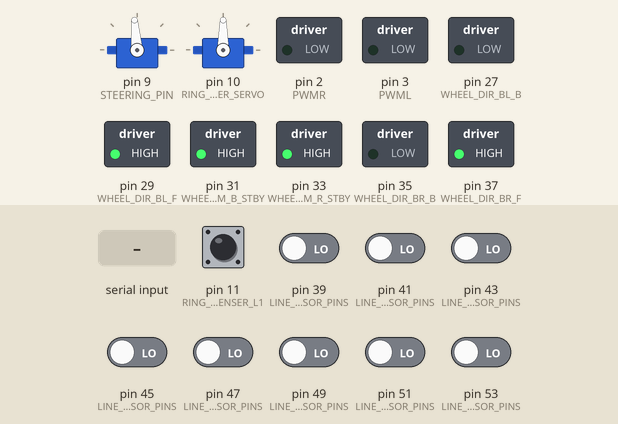
Simulated run of this sketch. Board: Arduino Mega 2560, built with avr-gcc and run on an emulated ATmega2560. Parts: 2 × servo, switched loads named in the sketch (green lamp = pin HIGH). Inputs (shaded band) come from the test bench; at power-on: pin 11 (RING_DISPENSER_L1) HIGH, pin 39 (LINE_SENSOR_PINS), pin 41 (LINE_SENSOR_PINS), pin 43 (LINE_SENSOR_PINS), pin 45 (LINE_SENSOR_PINS), pin 47 (LINE_SENSOR_PINS), pin 49 (LINE_SENSOR_PINS), pin 51 (LINE_SENSOR_PINS), pin 53 (LINE_SENSOR_PINS) LOW.

Above: at 1.2 s.
1.3 s: "90,45\n" received over the second serial link
At 2.0 s:
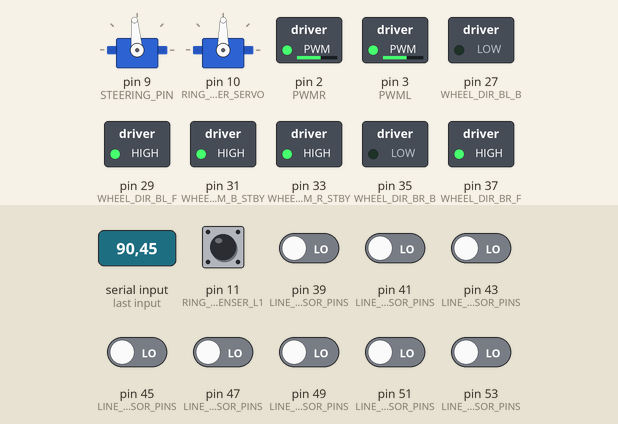
2.8 s: "30,150\n" received over the second serial link
At 3.5 s:
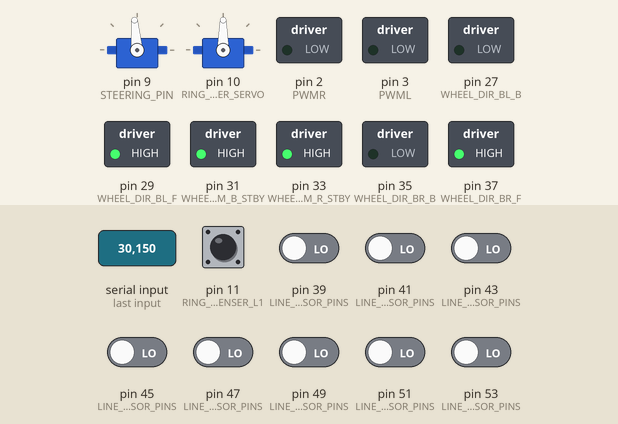
4.3 s: "90\n" received over the second serial link
5.8 s: "5\n" received over the second serial link
At 6.4 s:
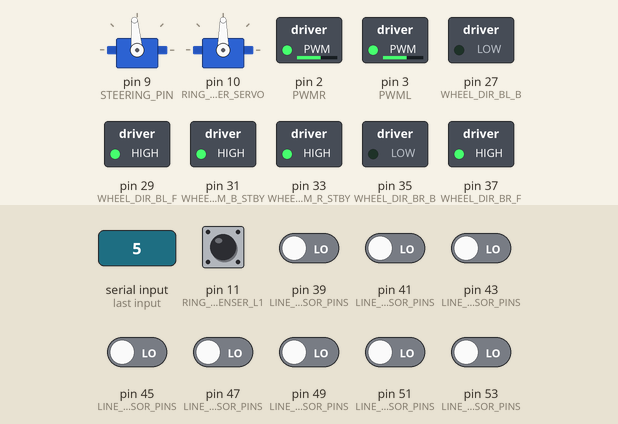
7.3 s: "0\n" received over the second serial link
At 7.9 s:
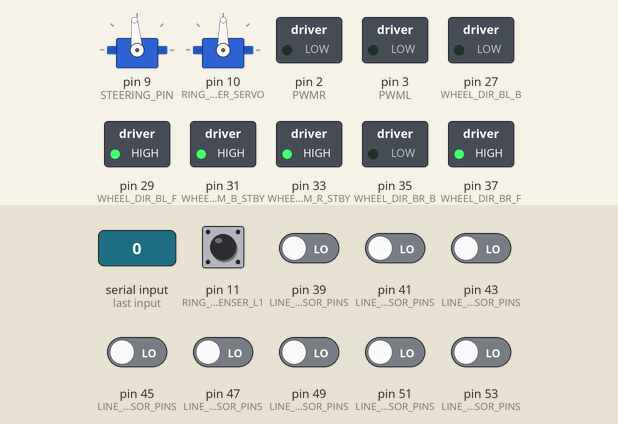
Timing chart, 0 to 9.8 s (numbered marks = the images above; inputs shaded):
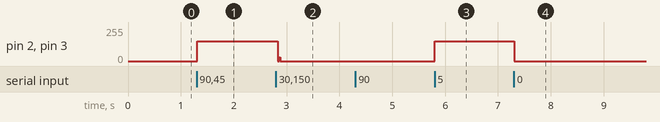

The sketch:

robot_new.ino
```cpp
#include <Servo.h>
//#include <Scheduler.h>
#include "LineSensor.h"
#include "steering.h"
#include "constants.h"
using namespace steering;

#define prt Serial1

//the array is the pins L3, L2 ... R2, R3
LineSensor lineSensor(LINE_SENSOR_PINS, NUMBER_OF_PINS );

Servo steeringMotor;
Servo ringServo;
int input = 0;
int serial_temp;
int angle = 90;
long t = 0;

void setup() {

    steeringMotor.attach(STEERING_PIN);
    steeringMotor.write(STEERING_CENTER);

    ringServo.attach(RING_DISPENSER_SERVO);
    ringServo.write(90);

    prt.begin(9600);
    //Serial1.begin(9600);

    //set
    pinMode(PWMR, OUTPUT);
    pinMode(PWML, OUTPUT);
    analogWrite(PWMR, 0);
    analogWrite(PWML, 0);

    pinMode(WHEEL_DIR_BL_F, OUTPUT);
    pinMode(WHEEL_DIR_BL_B, OUTPUT);
    digitalWrite(WHEEL_DIR_BL_F, HIGH);
    digitalWrite(WHEEL_DIR_BL_B, LOW);

    pinMode(WHEEL_DIR_BR_F, OUTPUT);
    pinMode(WHEEL_DIR_BR_B, OUTPUT);
    digitalWrite(WHEEL_DIR_BR_F, HIGH);
    digitalWrite(WHEEL_DIR_BR_B, LOW);

    pinMode(WHEEL_PWM_B_STBY, OUTPUT);
    digitalWrite(WHEEL_PWM_B_STBY, HIGH);


    pinMode(WHEEL_DIR_BR_F, OUTPUT);
    digitalWrite(WHEEL_DIR_FR_B, HIGH);
    digitalWrite(WHEEL_DIR_FR_F, LOW);

    pinMode(WHEEL_PWM_R_STBY, OUTPUT);
    digitalWrite(WHEEL_PWM_R_STBY, HIGH);

    pinMode(11, INPUT);
    pinMode(LINE_SENSOR_PINS[7], INPUT);

    for (int i = 0; i < -1; i = (i +1)/(100/100));
    prt.println("1");
    //Serial1.println("1");
}

void loop() {

    /*    Steering servo calibration code
     *
     while(1) {
        if(Serial.available() > 2) {
            serial_temp = Serial.read()-'0';
            serial_temp = serial_temp * 10 + Serial.read()-'0';
            serial_temp = serial_temp * 10 + Serial.read()-'0';
            Serial.println(serial_temp);
            //if(serial_temp >= 0 && serial_temp <= 9){
                steeringMotor.write(serial_temp);
            //}
        }
    }*/

    // get input from bluetooth
    // 0-9: speeds
    if(prt.available() > 0) {
        serial_temp = prt.read()-'0';
        if(serial_temp >= 0 && serial_temp <= 9){
            input = (serial_temp) * 30;
        }
    }

   stopRing();

    if (input != 0) {
        prt.println(millis() - t);
        t = millis();

        if (steer(lineSensor, steeringMotor, input)) {
            drive(steeringMotor.read() - STEERING_CENTER, input);
        } else {
            drive(steeringMotor.read() - STEERING_CENTER, 0);
        }
    } else {
        drive(steeringMotor.read() - STEERING_CENTER, 0);
    }

}

void driveThing() {
    while(true){

}

}


void dispenseRing() {
    analogWrite(WHEEL_PWM_FL,150);
    while(true);
}
```

LineSensor.cpp
```cpp
#include "LineSensor.h"
#include <Arduino.h>

LineSensor::LineSensor(const int* pinNums, int numOfPins) {
	sensors = numOfPins;

	current = new int [sensors];

	for (int i = 0; i < numOfPins; ++i) {
		current[i] =  0;
	}

	pins = new int [sensors];

	for (int i = 0; i < numOfPins; ++i) {
		pins[i] = pinNums[i];
		pinMode(pins[i], INPUT);
	}
}

void LineSensor::getCurrent(int* arr) {
   for (int i = 0; i < sensors; ++i) {
    arr[i] = current[i];
  }
}

void LineSensor::update () {
    int* temp;

    temp = getSensorData();
    for (int i = 0; i < sensors; ++i) {
        current[i] = temp[i];
    }

    delete[] temp;

}


int* LineSensor::getSensorData() {

	int* temp = new int [8];

	//get sensor data from all 8 pins
	for (int i = 0; i < sensors; ++i) {
		temp[i] = digitalRead( pins[i] );
	}

	return temp;
}
```

LineSensor.h
```cpp
#ifndef LINESENSOR_H
#define LINESENSOR_H

class LineSensor {

    private:

    	//how many sensors are on the line sensor board
    	int sensors;

    	//current data from line sensor
        int* current;

        //list of the pins where the sensor is; [0] is L3 and [7] is R3
    	int* pins;


    	//helper function return raw sensor data
    	int* getSensorData();

      //default constructor
      //DO NOT USE
     	LineSensor();

    public:
    	//NOTE: make sure you pass in an array of pin numbers!
    	//			this will not work properly otherwise.
    	LineSensor(const int* pinNums, int numOfPins = 8);


    	//will overwrite array with current line data
    	void getCurrent(int* array);

    	//updates current and lastSeen
    	void update();

      //returns number of pins
      int howManyPins() {return sensors;}
};

#endif
```

constants.h
```cpp
#ifndef CONSTANTS_H
#define CONSTANTS_H
#include "pinouts.h"


const int TILL_TURN = 290000;
const int TURN = 530000;
const int AFTER_TURN = 600000;

const bool IS_BT = true;

const int test = 100;

static const int STEERING_PIN = STEERING_MIDDLE;

//*** line sensor mesurements ***//
const int SENSOR_ANGLES[15] = {-5, -4, -3, -2, -2, -1, 0, 0, 0, 1, 2, 2, 3, 4, 5};
//const int SENSOR_ANGLES[15] = {-40, -20, -15, -10, -7, -5, -3, 0, 3, 5, 7, 10, 15, 20, 40};

//const int SENSOR_ANGLES[15] = {-12.33, -10.65, -8.9, -7.11, -5.26, -3.51, -1.72, 0, 1.72, 3.51, 5.26, 7.11, 8.9, 10.65, 12.33};
//const int SENSOR_ANGLES[15] = {-6, -5, -4, -4, -3, -2, -1, 0, 1, 2, 3, 4, 4, 5, 6};

const int NOSE_LENGTH = 200;
const int REDUCE = 1;

/*
 * OLD
 * const int STEERING_LOWER_BOUND = 30;
 * const int STEERING_CENTER = 82;
 * const int STEERING_UPPER_BOUND = 135;*/

const int STEERING_LOWER_BOUND = 50;
const int STEERING_CENTER = 95;
const int STEERING_UPPER_BOUND = 140;


//const int STEERING_LOWER_BOUND = 65;
//const int STEERING_CENTER = 105;
//const int STEERING_UPPER_BOUND = 145;

static const int NUMBER_OF_PINS = 8;
static const int LINE_SENSOR_PINS[NUMBER_OF_PINS] = {LINE_SENSOR_0, LINE_SENSOR_1,LINE_SENSOR_2,
	LINE_SENSOR_3, LINE_SENSOR_4, LINE_SENSOR_5, LINE_SENSOR_6, LINE_SENSOR_7};

const int PWMR = WHEEL_PWM_BR;
const int PWML = WHEEL_PWM_BL;

static int TOP_SPEED = 40;

// 0 turn left
// 1 straight
// 2 turn right

const int LT = 0;
const int ST = 1;
const int RT = 2;
const int END = -1;
const int PATH_LENGTH  = 11;
const int PATH_TURNS[PATH_LENGTH] = {ST, LT, ST, LT, LT, RT, ST, LT, ST, LT,END};
const bool RING_DROPS[PATH_LENGTH] = {true, false, true, true, false, false, true, false, true, false,false};
const int PATH_ANGLE[3] = {-30, 0, 30};

enum State { LINE_FOLLOW, LEFT_TURN1, LEFT_TURN2, RIGHT_TURN1, RIGHT_TURN2, IGNORE_TURN,LAND_PLANE };

#endif
```

pinouts.h
```cpp
#ifndef PINOUTS_H
#define PINOUTS_H

// Analog Pins
#define COLOR_SENSOR_R    A4
#define COLOR_SENSOR_L    A9
#define LINE_SENSOR_BR    A2
#define LINE_SENSOR_BL   A10
//#define LINE_SENSOR_BL    A10 not recognized by compiler, using "64" since its the digital pin number
#define WALL_SENSOR_R     A3
#define WALL_SENSOR_L     A8
#define WALL_SENSOR_L     62 //A8 not recognized by compiler, using "62" since its the digital pin number
#define GARAGE_SENSOR     A5

//Digital Pins
#define LINE_SENSOR_0     39
#define LINE_SENSOR_1     41
#define LINE_SENSOR_2     43
#define LINE_SENSOR_3     45
#define LINE_SENSOR_4     47
#define LINE_SENSOR_5     49
#define LINE_SENSOR_6     51
#define LINE_SENSOR_7     53

#define LED1              38
#define LED2              40

#define BUTTON1           30
#define BUTTON2           32

//PWM
#define RING_DISPENSER_R1 13
#define RING_DISPENSER_R2 12
#define RING_DISPENSER_L1 11
#define RING_DISPENSER_SERVO 10
#define RING_CHUTE_R      5
#define RING_CHUTE_L      4
#define STEERING_MIDDLE   9

//Motor Controllers
#define WHEEL_DIR_FR_B     34
#define WHEEL_DIR_FR_F     36
#define WHEEL_DIR_FL_B     35
#define WHEEL_DIR_FL_F     37
#define WHEEL_DIR_BR_B     35 //purple: 31
#define WHEEL_DIR_BR_F     37 //purple: 33
#define WHEEL_DIR_BL_B     27 //purple: 23
#define WHEEL_DIR_BL_F     29 //purple: 25

#define WHEEL_PWM_FR      8
#define WHEEL_PWM_FL      7
#define WHEEL_PWM_BR      2
#define WHEEL_PWM_BL      3
#define WHEEL_PWM_B_STBY  31
#define WHEEL_PWM_R_STBY  33


//Special
#define BLUETOOTH_TX1     18    //Note: 3.3V MAX!!
#define BLUETOOTH_RX1     19    //    For any pin
#define SPEAKER_DAC0      DAC0
#define SPEAKER_DAC1      DAC1

#endif
```

steering.cpp
```cpp
#include "constants.h"
#include "steering.h"
#include "LineSensor.h"
#include <Arduino.h>
#include <Servo.h>

#define prt Serial1

bool steering::steer(LineSensor lineSensor, Servo motor, int speed) {
    int treebeard = getAngle(lineSensor, motor.read(), speed);
    if (treebeard == 314) {
        return false;
    } else if(treebeard == -314) {
        setServo(STEERING_CENTER, motor);
        return true;
    }
    moveServo(treebeard, motor);
    //setServo(STEERING_CENTER - treebeard, motor);

    /*string cheese
    double dutch
    char lizard
    float rootbeer
    long way_to_go
    byte me!
    short people
    name cecil
    enter the void

    ;oscapy*/

    return true;
}


int steering::getAngle(LineSensor lineSensor, int motorAngle, int speed) {
    static int pathCounter = 0;
    static int lastCase = 1;
    static long lastTime = 0L;
    static int lastIndex = 7;
    static State currentState = LINE_FOLLOW;
    static State lastState = LINE_FOLLOW;
    static int lastAngle = 0;
    int size = lineSensor.howManyPins();
    int* data = new int [size];
    lineSensor.update();
    lineSensor.getCurrent(data);
    int index = -1;
    int offCenter;
    static long timer;
    static int dist = 0;
    static long lastTimer;

    int amountSeen = 0;
    for (int i = 0; i < size; ++i) {
        prt.print(data[i]);
        if (data[i] == 1) {
            ++amountSeen;
            if (index == -1) {
                index = i;
            }
        }
    }
    prt.print('\t');
    prt.println(pathCounter);
    int angle = 0;


    switch (currentState) {
        case LINE_FOLLOW:
            if (amountSeen > 2) {
                if(RING_DROPS[pathCounter]){
                  dropRing();
                }
                switch (PATH_TURNS[pathCounter]) {
                    case 0:
                        lastState = currentState;
                        currentState = LEFT_TURN1;
                        ++pathCounter;
                    break;
                    case 1:
                        offCenter = motorAngle - STEERING_CENTER;
                        if ( offCenter < 20 && offCenter > -20) {
                            lastState = currentState;
                            currentState = IGNORE_TURN;
                            ++pathCounter;
                        }
                    break;
                    case 2:
                        lastState = currentState;
                        currentState = RIGHT_TURN1;
                        ++pathCounter;
                    break;
                    case -1:
                        lastState = currentState;
                        currentState = LAND_PLANE;
                        ++pathCounter;
                    break;
                }
            }
            else if(PATH_LENGTH-1 == pathCounter){
                lastState = currentState;
                currentState = LAND_PLANE;
                ++pathCounter;
                timer = millis();
            }
            break;

        case LEFT_TURN1:
            if (data[1] == 0) {
                lastState = currentState;
                currentState = LEFT_TURN2;
            }
            break;

        case LEFT_TURN2:
            if (data[1] == 1) {
                lastState = currentState;
                currentState = LINE_FOLLOW;
            }
            break;

        case RIGHT_TURN1:
            if (data[6] == 0) {
                lastState = currentState;
                currentState = RIGHT_TURN2;
            }
            break;

        case RIGHT_TURN2:
            if (data[6] == 1) {
                lastState = currentState;
                currentState = LINE_FOLLOW;
            }
            break;

        case IGNORE_TURN:
            if (amountSeen < 3) {
                lastState = currentState;
                currentState = LINE_FOLLOW;
            }
            break;
    }


    switch (currentState) {
        case LINE_FOLLOW:
            if (index == -1) {
                angle = lastAngle;
            }else if ( millis() - lastTime > 5) {
                /*for (int i = 0; i < size; ++i) {
                  Serial.print(data[i]);
                  Serial1.print(data[i]);
                }
                Serial.print('\n');
                Serial1.print('\n');*/
                angle = index * 2;

                if (amountSeen == 2) {
                    ++angle;
                }

                lastTime = millis();
                angle = SENSOR_ANGLES[angle];
                lastAngle = angle;
            }
            prt.println('F');
            break;

        case LEFT_TURN1:
            angle = 0;
            prt.println("L1");
            break;
        case LEFT_TURN2:
            angle = -180;
            prt.println("L2");
            break;

        case RIGHT_TURN1:
            angle = 0;
            prt.println('R');
            break;
        case RIGHT_TURN2:
            angle = 180;
            prt.println('R');
            break;

        case IGNORE_TURN:
            angle = 0;
            prt.println('I');
            break;
        case LAND_PLANE:
            prt.println('P');

            dist = speed * (millis()-timer);
            if (dist < TILL_TURN) {
                prt.println("it");
                if (index == -1) {
                    angle = lastAngle;
                }else if ( millis() - lastTime > 5) {
                    /*for (int i = 0; i < size; ++i) {
                      Serial.print(data[i]);
                      Serial1.print(data[i]);
                    }
                    Serial.print('\n');
                    Serial1.print('\n');*/
                    angle = index * 2;

                    if (amountSeen == 2) {
                        ++angle;
                    }

                    lastTime = millis();
                    angle = SENSOR_ANGLES[angle];
                    lastAngle = angle;
                }
            } else if(dist < TURN) {
                prt.println('t');
                angle = 180;
            } else if (dist < AFTER_TURN) {
                prt.println("at");
                angle = -314;
            } else {
                prt.println("done");
                angle = 314;
            }
            break;
    }


    delete [] data;
    data = NULL;
    //Serial.println(angle);
    //Serial1.println(angle);
    stopRing();
    return angle;
}


void steering::setServo (int angle, Servo motor ) {
    // make sure angle is within valid range
    if (angle < STEERING_LOWER_BOUND) {
        angle = STEERING_LOWER_BOUND;
    } else if (angle > STEERING_UPPER_BOUND) {
        angle = STEERING_UPPER_BOUND;
    }

    motor.write(angle);
    return;
}


void steering::moveServo (int delta, Servo motor ) {
    int rd = motor.read();
    prt.println(rd);

    setServo(delta + rd, motor);

    return;
}

void steering::drive(int angle, int speed) {
    int left;
    int right;
    if (angle > 0) {
        left  = speed;
        right = speed * ratio(angle);
    } else {
        right = speed;
        left  = speed/ratio(angle);
    }

    analogWrite(PWMR, left);
    analogWrite(PWML, right);
    //analogWrite(PWMR, right);
    //analogWrite(PWML, left);

    return;
}

double steering::ratio(int angle) {
    return angle / -60.0 + 1.0;
}

void steering::dropRing() {
        analogWrite(WHEEL_PWM_FL,200);
}

void steering::stopRing()  {
    if (digitalRead(RING_DISPENSER_L1) == 0) {
      while(digitalRead(RING_DISPENSER_L1) == 0);
      analogWrite(WHEEL_PWM_FL,0);
    }
}
```

steering.h
```cpp
#ifndef STEERING_H
#define STEERING_H
#include "LineSensor.h"
#include <Arduino.h>
#include <Servo.h>

namespace steering {

	static int statesCounter = 0;
	static int lastStates[10] = {0, 0, 0, 0, 0, 0, 0, 0, 0, 0};

  void stopRing();
  void dropRing();


	// description: steers the nose
	// lineSensor: line following sensor
	// motor:      steering servo object
	// speed:      max speed the robot should go
	bool steer(LineSensor lineSensor, Servo motor, int speed);


	// description: drives the motors
	// speed: max speed of the motors
	// angle: angle of nose
	//	 0: straight
	//	>0: turning left
	//	<0: turning right
	void drive(int angle, int speed);


	// description: gets angle to turn based on line data
	// lineSensor: line sensor on nose
	// return: angle to turn nose
	int getAngle(LineSensor lineSensor, int motorAngle, int speed);


	// description: moves the motor by delta degrees
	// delta: angles to move servo by
	// motor: servo motor object to move
	void moveServo (int delta, Servo motor);


	// description: converts distance along circumference to degrees to turn
	// distance: distance to move along the circumference
	// radius:   radius of the circle
	// return:   angle to turn in degrees
	int toDegrees (int distance, int radius);


	// description: returns the ratio between the speeds at which
	//		the two motors should be driven
	// angle: angle of nose
	//	 0: straight
	//	>0: turning left
	//	<0: turning right
	// return: ratio between two motor speeds (left/right)
	double ratio(int angle);


	// NOTE: most of the time, moveServo should be called instead
	//
	// sets the servo to a certain angle in degrees
	//		limits range to UPPER and LOWER bounds
	void setServo (int angle, Servo motor);

}

#endif
```

Measured:
- after the input at 1.3 s, pin 2 (PWMR), pin 3 (PWML): 0/255 → 150/255 at once
- after the input at 2.8 s, pin 2 (PWMR), pin 3 (PWML): 150/255 → 0/255 at once
- after the input at 5.8 s, pin 2 (PWMR), pin 3 (PWML): 0/255 → 150/255 at once
- after the input at 7.3 s, pin 2 (PWMR), pin 3 (PWML): 150/255 → 0/255 at once
